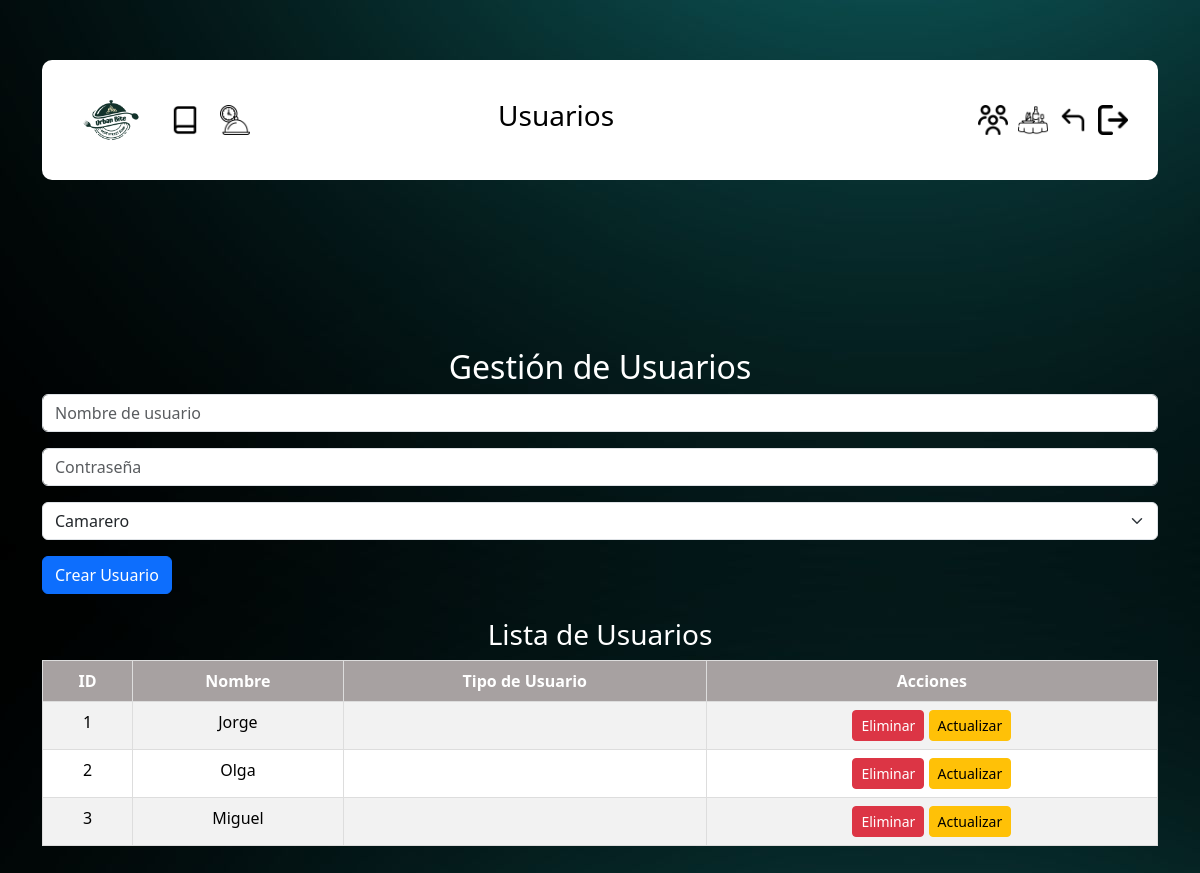
Page /crud_usuarios.php on the earlier database version.
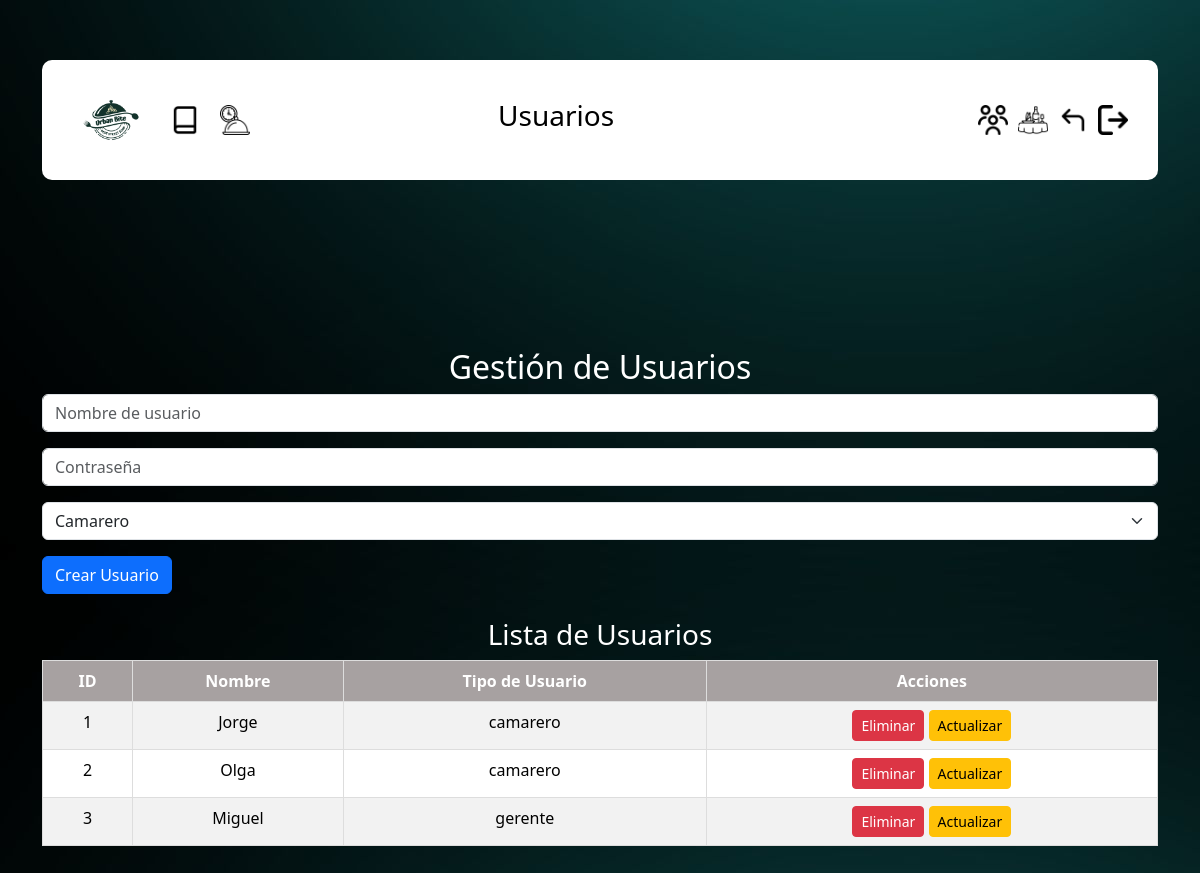
Same page on the later database version.
### tables this page shows
CREATE TABLE tbl_usuarios (
    id_usuario INT PRIMARY KEY AUTO_INCREMENT,
    nombre_user VARCHAR(100),
    contrasena VARCHAR(100),
    tipo_usuario ENUM('camarero', 'gerente', 'mantenimiento', 'administrador')   
);

### crud_usuarios.php (the view, shortened to what this page needs)
<?php
include './php/conexion.php';
$usuarios = $conexion->query("SELECT * FROM tbl_usuarios")->fetchAll(PDO::FETCH_ASSOC);
?>
<!DOCTYPE html>
<html lang="es">
<head>
    <link rel="stylesheet" href="css/menu.css">
    <link rel="stylesheet" href="https://cdn.jsdelivr.net/npm/bootstrap@5.3.3/dist/css/bootstrap.min.css">
</head>
<body>
<div class="container">
        <nav class="navegacion">
            <div class="navbar-left">
                <a href="./menu.php"><img src="./img/logo.png" alt="Logo de la Marca" class="logo" style="width: 100%;"></a>
                <a href="./registro.php"><img src="./img/lbook.png" alt="Ícono adicional" class="navbar-icon"></a>
                <a href="./reservas.php"><img src="./img/food.png"  alt="Ícono adicional" class="navbar-icon"></a>
            </div>
            <div class="navbar-title">
                <h3>Usuarios</h3>
            </div>
            <div class="navbar-right">
                <a href="./crud_usuarios.php"><img src="./img/users-alt.png" alt="Logout" class="navbar-icon"></a>
                <a href="./crud_recursos.php"><img src="./img/dinner-table.png" alt="Logout" class="navbar-icon"></a>
                <a href="./menu.php"><img src="./img/atras.png" alt="Logout" class="navbar-icon"></a>
                <a href="./salir.php"><img src="./img/logout.png" alt="Logout" class="navbar-icon"></a>
            </div>
        </nav>
    </div>
    <div class="container mt-5">
        <h2 class="text-center" style="color: white;">Gestión de Usuarios</h2>
        <form method="POST" class="mb-4" onsubmit="return validateForm();">
            <div class="mb-3">
                <input type="text" name="nombre_user" class="form-control" placeholder="Nombre de usuario" required oninput="this.value = this.value.replace(/[^a-zA-ZáéíóúÁÉÍÓÚñÑ\s]/g, '');">
            </div>
            <div class="mb-3">
                <input type="password" name="contrasena" class="form-control" placeholder="Contraseña" required oninput="validatePassword(this);">
            </div>
            <div class="mb-3">
                <select name="tipo_usuario" class="form-select" required>
                    <option value="camarero">Camarero</option>
                </select>
            </div>
            <button type="submit" name="crear" class="btn btn-primary">Crear Usuario</button>
        </form>
        <h3 class="text-center" style="color: white;">Lista de Usuarios</h3>
        <table class="table table-striped">
            <thead>
                <tr>
                    <th>ID</th>
                    <th>Nombre</th>
                    <th>Tipo de Usuario</th>
                    <th>Acciones</th>
                </tr>
            </thead>
            <tbody>
                <?php foreach ($usuarios as $usuario): ?>
                <tr>
                    <td><?php echo $usuario['id_usuario']; ?></td>
                    <td><?php echo $usuario['nombre_user']; ?></td>
                    <td><?php echo $usuario['tipo_usuario']; ?></td>
                    <td>
                        <form method="POST" style="display:inline;">
                            <button type="submit" name="eliminar" class="btn btn-danger btn-sm">Eliminar</button>
                        </form>
                        <button class="btn btn-warning btn-sm" onclick="document.getElementById('update-<?php echo $usuario['id_usuario']; ?>').style.display='block'">Actualizar</button>
                    </td>
                </tr>
                <?php endforeach; ?>
            </tbody>
        </table>
    </div>
</body>
</html>

### css/menu.css (style rules this page uses)
html { font-family: "Roboto", serif; font-style: normal; font-weight: bold; }
body { background-image: url(../img/fondo.jpg); justify-content: center; display: flex; flex-direction: column; height: 100%; }
.container { padding-top: 5%; padding-bottom: 5%; }
.navegacion { display: flex; justify-content: space-between; align-items: center; background-color: white; color: #000000; padding: 10px 20px; width: 100%; height: 15vh; border-radius: 10px; }
.navbar-left { display: flex; align-items: center; gap: 10px; }
.navbar-left .logo { height: auto; max-height: 22vh; width: auto; object-fit: contain; }
.navbar-left .navbar-icon { height: 30px; cursor: pointer; }
.navbar-title { width: 100%; flex-grow: 1; text-align: center; font-size: 1.2em; padding-right: 10%; }
.navbar-right { display: flex; align-items: center; justify-content: space-between; }
.navbar-icon { height: 30px; width: auto; cursor: pointer; margin-left: 10px; }
@media (min-width: 12px) { .navbar-title { font-size: 1.5em; } }
@media (min-width: 12px) { .navegacion { padding: 15px 30px; } }
@media (min-width: 12px) { .navbar-left .logo { max-height: 25vh; width: auto; } }
@media (min-width: 12px) { .table td, .table th { padding: 8px; font-size: 12px; border: 1px solid #ddd; } }
@media (min-width: 12px) { .table thead th { background-color: #A7A1A1; color: white; font-weight: bold; } }
@media (min-width: 768px) { .navbar-left .logo { height: auto; max-height: 22vh; width: auto; object-fit: contain; } }
@media (min-width: 768px) { .table { border-collapse: collapse; width: 100%; margin: 0 auto; } }
@media (min-width: 768px) { .table th, .table td { padding: 12px; text-align: center; border: 1px solid #ddd; font-size: 16px; } }
@media (min-width: 768px) { .table thead th { background-color: #A7A1A1; color: white; font-weight: bold; } }

Differences in the rows shown:
changed tbl_usuarios "Jorge": tipo_usuario (not shown) → "camarero"
changed tbl_usuarios "Olga": tipo_usuario (not shown) → "camarero"
changed tbl_usuarios "Miguel": tipo_usuario (not shown) → "gerente"
